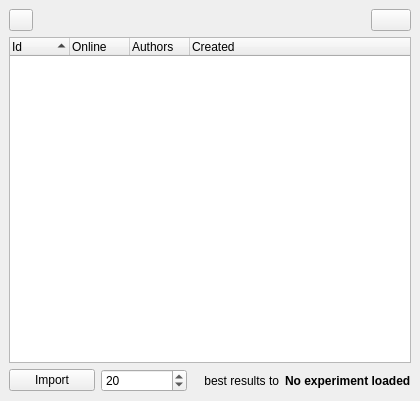
<?xml version="1.0" encoding="UTF-8"?>
<!--
Copyright 2011, 2012 Aurelien Da Campo, Cyprien Huissoud

This file is part of Genecraft-Project.

Genecraft-Project is free software: you can redistribute it and/or modify
it under the terms of the GNU General Public License as published by
the Free Software Foundation, either version 3 of the License, or
(at your option) any later version.

Genecraft-Project is distributed in the hope that it will be useful,
but WITHOUT ANY WARRANTY; without even the implied warranty of
MERCHANTABILITY or FITNESS FOR A PARTICULAR PURPOSE.  See the
GNU General Public License for more details.

You should have received a copy of the GNU General Public License
along with Genecraft-Project.  If not, see <http://www.gnu.org/licenses/>.
-->
<ui version="4.0">
 <class>ConversionCtrl</class>
 <widget class="QWidget" name="ConversionCtrl">
  <property name="geometry">
   <rect>
    <x>0</x>
    <y>0</y>
    <width>420</width>
    <height>401</height>
   </rect>
  </property>
  <property name="windowTitle">
   <string>Import results</string>
  </property>
  <property name="windowIcon">
   <iconset resource="../../../ressources/ressources.qrc">
    <normaloff>:/img/icons/entities_go</normaloff>:/img/icons/entities_go</iconset>
  </property>
  <layout class="QVBoxLayout" name="verticalLayout">
   <property name="margin">
    <number>0</number>
   </property>
   <item>
    <widget class="QScrollArea" name="scrollArea">
     <property name="frameShape">
      <enum>QFrame::NoFrame</enum>
     </property>
     <property name="frameShadow">
      <enum>QFrame::Sunken</enum>
     </property>
     <property name="widgetResizable">
      <bool>true</bool>
     </property>
     <widget class="QWidget" name="scrollAreaWidgetContents_2">
      <property name="geometry">
       <rect>
        <x>0</x>
        <y>0</y>
        <width>420</width>
        <height>401</height>
       </rect>
      </property>
      <layout class="QVBoxLayout" name="verticalLayout_3">
       <property name="margin">
        <number>0</number>
       </property>
       <item>
        <widget class="QStackedWidget" name="stackedWidget">
         <property name="currentIndex">
          <number>1</number>
         </property>
         <widget class="QWidget" name="page">
          <layout class="QVBoxLayout" name="verticalLayout_4">
           <item>
            <widget class="QLabel" name="label">
             <property name="text">
              <string>Progression</string>
             </property>
            </widget>
           </item>
           <item>
            <widget class="QTextEdit" name="txtOut"/>
           </item>
           <item>
            <layout class="QHBoxLayout" name="horizontalLayout_2">
             <item>
              <spacer name="horizontalSpacer_2">
               <property name="orientation">
                <enum>Qt::Horizontal</enum>
               </property>
               <property name="sizeHint" stdset="0">
                <size>
                 <width>40</width>
                 <height>20</height>
                </size>
               </property>
              </spacer>
             </item>
             <item>
              <widget class="QPushButton" name="btnStop">
               <property name="text">
                <string>Stop</string>
               </property>
              </widget>
             </item>
            </layout>
           </item>
          </layout>
         </widget>
         <widget class="QWidget" name="page_2">
          <layout class="QVBoxLayout" name="verticalLayout_2">
           <item>
            <layout class="QHBoxLayout" name="horizontalLayout_3">
             <item>
              <widget class="QPushButton" name="btnRefresh">
               <property name="maximumSize">
                <size>
                 <width>24</width>
                 <height>16777215</height>
                </size>
               </property>
               <property name="text">
                <string/>
               </property>
               <property name="icon">
                <iconset resource="../../../ressources/ressources.qrc">
                 <normaloff>:/img/icons/refresh</normaloff>:/img/icons/refresh</iconset>
               </property>
              </widget>
             </item>
             <item>
              <spacer name="horizontalSpacer">
               <property name="orientation">
                <enum>Qt::Horizontal</enum>
               </property>
               <property name="sizeHint" stdset="0">
                <size>
                 <width>40</width>
                 <height>20</height>
                </size>
               </property>
              </spacer>
             </item>
             <item>
              <widget class="QPushButton" name="pbInformation">
               <property name="text">
                <string/>
               </property>
               <property name="icon">
                <iconset resource="../../../ressources/ressources.qrc">
                 <normaloff>:/img/icons/information</normaloff>:/img/icons/information</iconset>
               </property>
              </widget>
             </item>
            </layout>
           </item>
           <item>
            <widget class="QTreeWidget" name="twExperiments">
             <property name="sizePolicy">
              <sizepolicy hsizetype="Expanding" vsizetype="Expanding">
               <horstretch>0</horstretch>
               <verstretch>0</verstretch>
              </sizepolicy>
             </property>
             <property name="sortingEnabled">
              <bool>true</bool>
             </property>
             <property name="wordWrap">
              <bool>false</bool>
             </property>
             <attribute name="headerVisible">
              <bool>true</bool>
             </attribute>
             <attribute name="headerDefaultSectionSize">
              <number>60</number>
             </attribute>
             <attribute name="headerHighlightSections">
              <bool>false</bool>
             </attribute>
             <attribute name="headerShowSortIndicator" stdset="0">
              <bool>true</bool>
             </attribute>
             <column>
              <property name="text">
               <string>Id</string>
              </property>
             </column>
             <column>
              <property name="text">
               <string>Online</string>
              </property>
             </column>
             <column>
              <property name="text">
               <string>Authors</string>
              </property>
             </column>
             <column>
              <property name="text">
               <string>Created</string>
              </property>
             </column>
            </widget>
           </item>
           <item>
            <layout class="QHBoxLayout" name="horizontalLayout">
             <item>
              <widget class="QPushButton" name="btnConvert">
               <property name="text">
                <string>Import</string>
               </property>
               <property name="icon">
                <iconset resource="../../../ressources/ressources.qrc">
                 <normaloff>:/img/icons/entities_go</normaloff>:/img/icons/entities_go</iconset>
               </property>
              </widget>
             </item>
             <item>
              <widget class="QSpinBox" name="spbNb">
               <property name="minimum">
                <number>1</number>
               </property>
               <property name="maximum">
                <number>10000</number>
               </property>
               <property name="value">
                <number>20</number>
               </property>
              </widget>
             </item>
             <item>
              <widget class="QLabel" name="label_2">
               <property name="text">
                <string>best results to</string>
               </property>
               <property name="alignment">
                <set>Qt::AlignRight|Qt::AlignTrailing|Qt::AlignVCenter</set>
               </property>
              </widget>
             </item>
             <item>
              <widget class="QLabel" name="lblExp">
               <property name="font">
                <font>
                 <weight>75</weight>
                 <bold>true</bold>
                </font>
               </property>
               <property name="text">
                <string>No experiment loaded</string>
               </property>
              </widget>
             </item>
            </layout>
           </item>
          </layout>
         </widget>
        </widget>
       </item>
      </layout>
     </widget>
    </widget>
   </item>
  </layout>
 </widget>
 <resources>
  <include location="../../../ressources/ressources.qrc"/>
 </resources>
 <connections/>
</ui>
